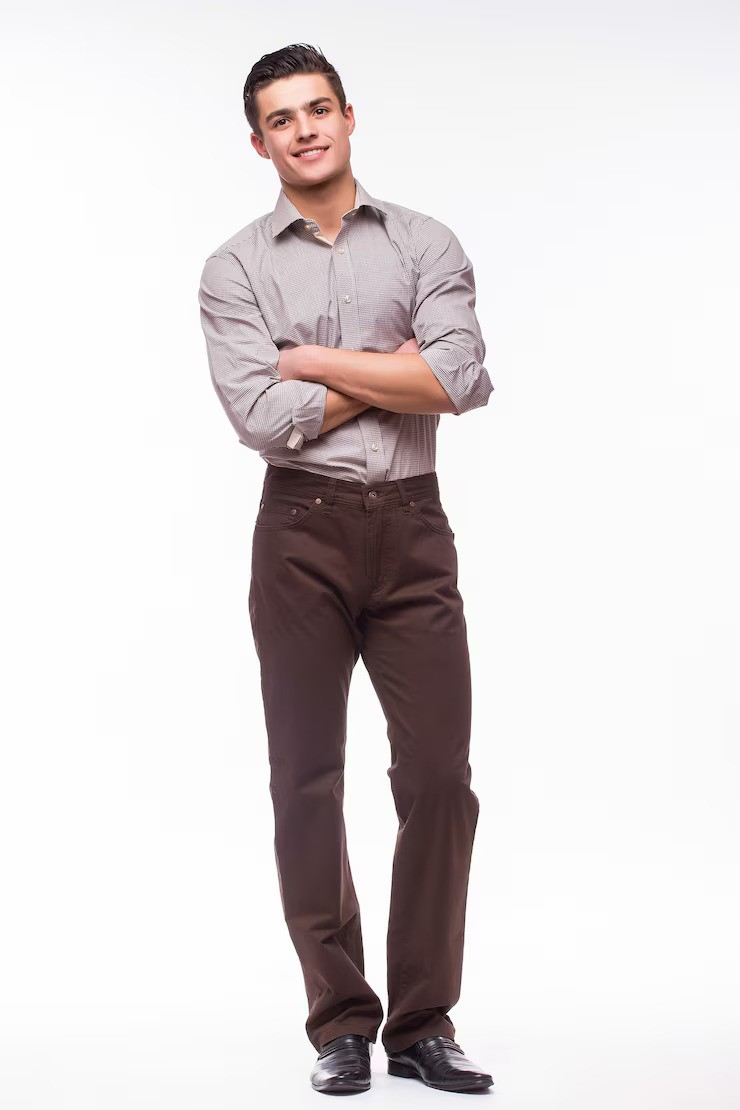
#> input picture Pictures/standing_pose.jpg, 740 x 1110 px, found by its file name
$ jupyter execute --allow-errors Gesture_Detection.ipynb   (shell and % lines are left out)
#> lines starting #> are read from the running program, lines starting #| are printed output that depends on the picture
<a href="https://colab.research.google.com/github/AsadiAhmad/Gesture-Detection/blob/main/Code/Gesture_Detection.ipynb" target="_parent"></a>

# Step 1: Import Libraries

[cell 1]
import numpy as np
import cv2 as cv
import matplotlib.pyplot as plt
import gdown

# Step 2: Download Resources

[cell 2]
gdown.download(id="1D3ytIZ-ZMMd5MbvVbf2Sn5oZ1L0aQ9IG", output="pose_deploy_linevec_faster_4_stages.prototxt", quiet=False)
#> (this line was passed over: gdown is not available in this run)
gdown.download(id="1f-fCSTg7qFHRVKGIptyPJsgNwRs4XDsK", output="pose_iter_160000.caffemodel", quiet=False)
#> (this line was passed over: gdown is not available in this run)

# Step 3: Load Images

[cell 3]
standing_pose = cv.imread("standing_pose.jpg")
#> standing_pose is the input picture: shape (1110, 740, 3); mean B, G, R 216.9, 216.4, 221.8
sitting_pose = cv.imread("sitting_pose.jpg")
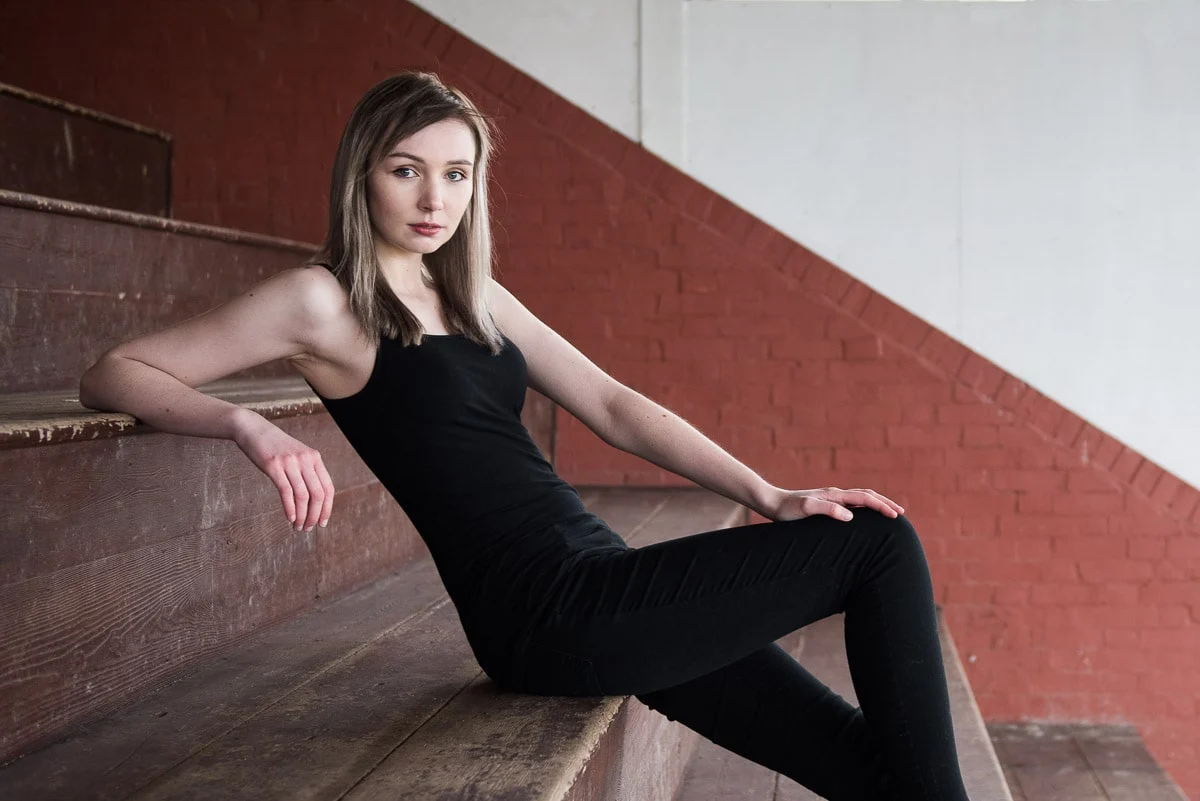
#> input picture Pictures/sitting_pose.jpg, 1200 x 801 px, found by its file name
#> sitting_pose is the input picture: shape (801, 1200, 3); mean B, G, R 92.3, 94.3, 118
laying_pose = cv.imread("laying_pose.jpg")
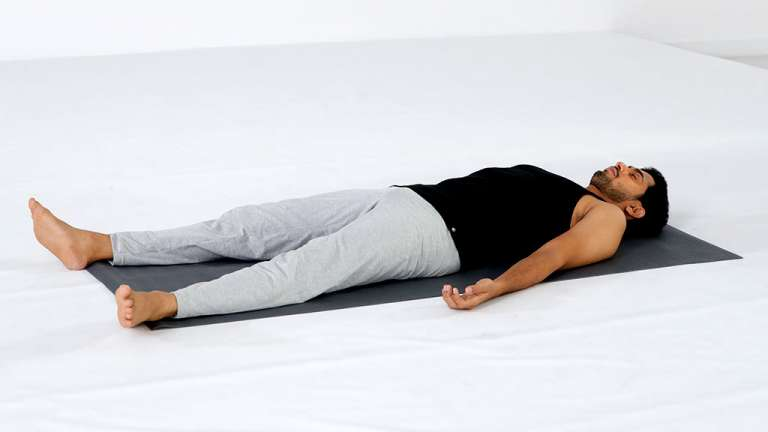
#> input picture Pictures/laying_pose.jpg, 768 x 432 px, found by its file name
#> laying_pose is the input picture: shape (432, 768, 3); mean B, G, R 216.9, 212.8, 212.4

[cell 4]
plt.imshow(standing_pose[...,::-1])

[cell 5]
plt.imshow(sitting_pose[...,::-1])

[cell 6]
plt.imshow(laying_pose[...,::-1])

# Step 4: Load Models

[cell 7]
protoFile = "pose_deploy_linevec_faster_4_stages.prototxt"
weightsFile = "pose_iter_160000.caffemodel"

#> (the rest of this cell did not finish here and is left out)

# Step 5: Convert image to blob

[cell 8]
blob1 = cv.dnn.blobFromImage(standing_pose, 1.0 / 255, (368, 368), (0, 0, 0), swapRB=False, crop=False)
blob2 = cv.dnn.blobFromImage(sitting_pose, 1.0 / 255, (368, 368), (0, 0, 0), swapRB=False, crop=False)
blob3 = cv.dnn.blobFromImage(laying_pose, 1.0 / 255, (368, 368), (0, 0, 0), swapRB=False, crop=False)
#> (the rest of this cell did not finish here and is left out)

# Step 6: Set Body Points

[cell 9]
nPoints = 15
POSE_PAIRS = [[0,1], [1,2], [2,3], [3,4], [1,5], [5,6], [6,7], [1,14], [14,8], [8,9], [9,10], [14,11], [11,12], [12,13]]

# Step 7: Run Inference (forward pass)

[cell 10]
height1, width1, _ = standing_pose.shape
#> height1 = 1110; width1 = 740
height2, width2, _ = sitting_pose.shape
#> height2 = 801; width2 = 1200
height3, width3, _ = laying_pose.shape
#> height3 = 432; width3 = 768

#> (the rest of this cell did not finish here and is left out)
